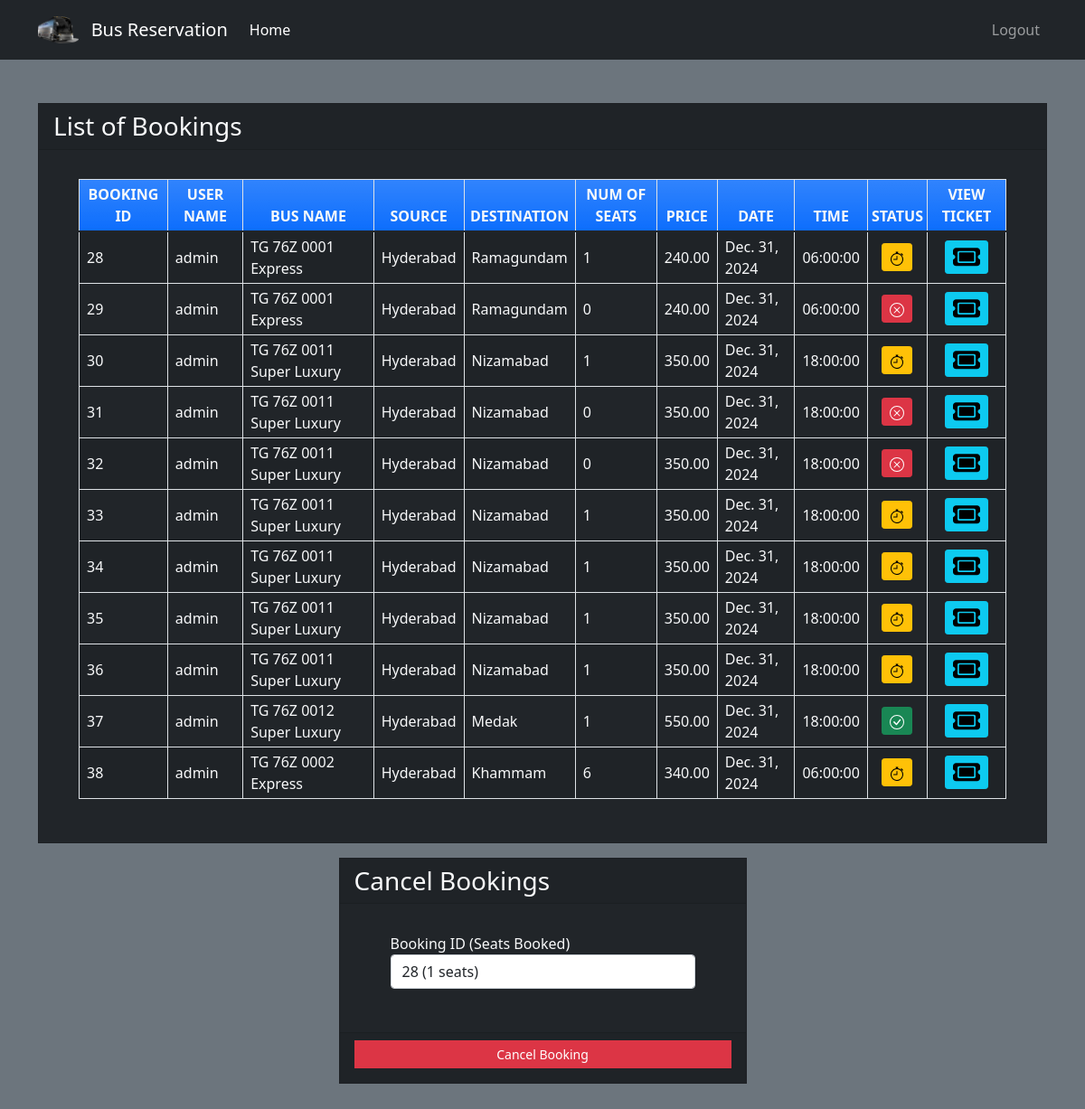
The app's page /seebookings (signed in), older data.
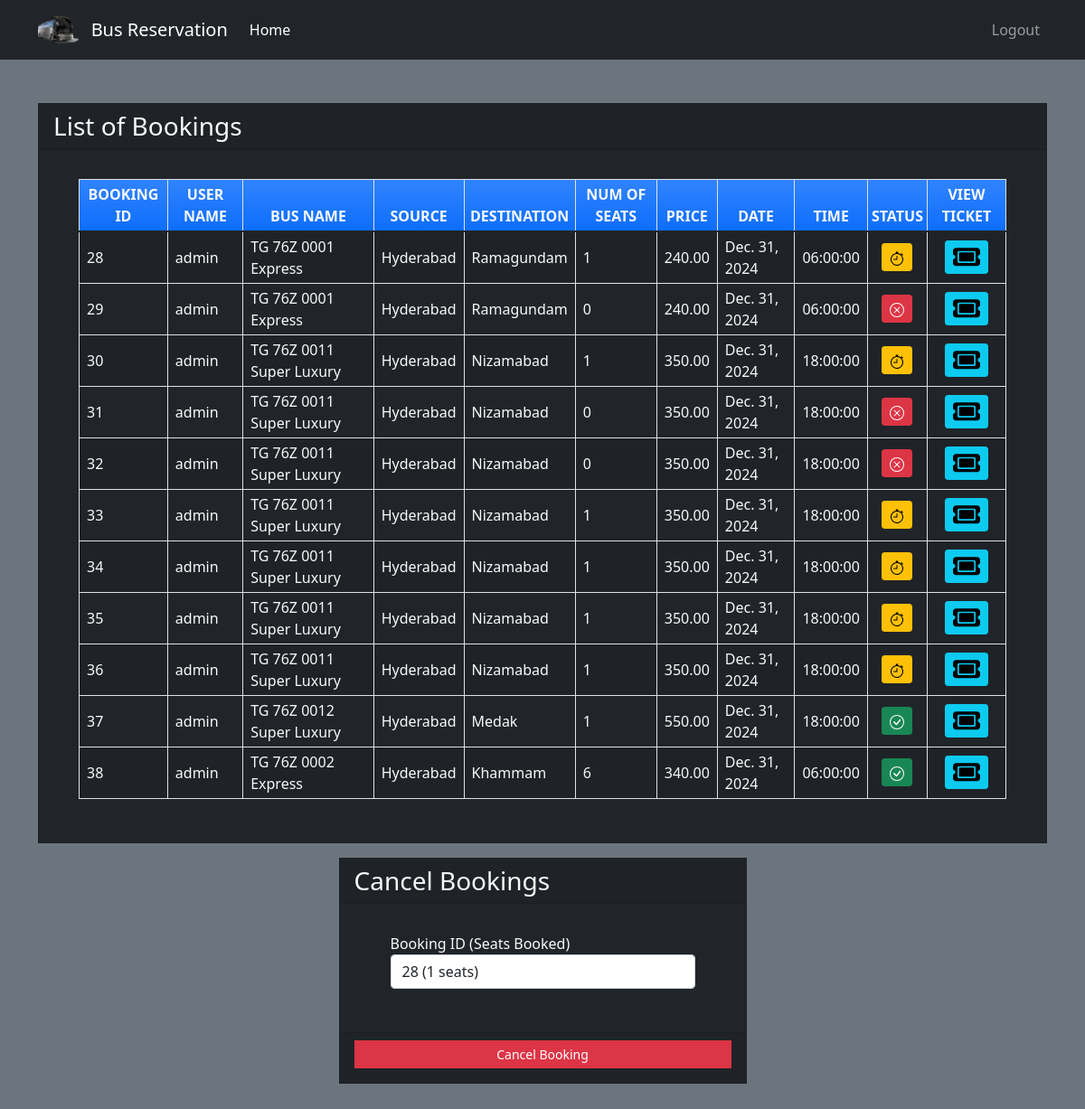
The same page, newer data.
### myapp/models.py (models this page shows, shortened)
class Book(models.Model):
    BOOKED = 'BOOKED'
    CONFIRMED = 'CONFIRMED'
    CANCELLED = 'CANCELLED'
    TICKET_STATUSES = (
        (BOOKED, 'BOOKED'),
        (CONFIRMED, 'CONFIRMED'),
        (CANCELLED, 'CANCELLED'),
    )
    id = models.BigAutoField(primary_key=True)
    email = models.EmailField()
    name = models.CharField(max_length=30)
    userid = models.DecimalField(decimal_places=0, max_digits=4)
    busid = models.DecimalField(decimal_places=0, max_digits=4)
    bus_name = models.CharField(max_length=30)
    source = models.CharField(max_length=30)
    dest = models.CharField(max_length=30)
    nos = models.DecimalField(decimal_places=0, max_digits=2)
    price = models.DecimalField(decimal_places=2, max_digits=6)
    date = models.DateField()
    time = models.CharField(max_length=10)
    status = models.CharField(choices=TICKET_STATUSES, default=BOOKED, max_length=10)
    class Meta:
        verbose_name_plural = "List of Books"

### myapp/views.py (the view)
# urls.py: path('seebookings', views.seebookings, name="seebookings"),
@login_required(login_url='signin')
def seebookings(request,new={}):
    context = {}
    id_r = request.user.id
    book_list = Book.objects.filter(userid=id_r)
    if book_list:
        return render(request, 'a1/booklist.html', locals())
    else:
        context["error"] = "Sorry no buses booked"
        return render(request, 'a1/findbus.html', context)

### myapp/templates/a1/booklist.html (shortened to what the changed rows need)
{% extends 'a1/base.html' %} {% block content %}
<div class="container my-5">
  <div class="card rounded-0 bg-dark text-light">
    <div class="card-body">
      <div class="container-fluid">
        <div class="table-responsive">
          <table class="table table-bordered table-striped">
            <thead>
              <tr class="bg-gradient bg-primary text-light">
                <th class="p-1 text-center">BOOKING ID</th>
                <th class="p-1 text-center">USER NAME</th>
                <th class="p-1 text-center">BUS NAME</th>
                <th class="p-1 text-center">SOURCE</th>
                <th class="p-1 text-center">DESTINATION</th>
                <th class="p-1 text-center">NUM OF SEATS</th>
                <th class="p-1 text-center">PRICE</th>
                <th class="p-1 text-center">DATE</th>
                <th class="p-1 text-center">TIME</th>
                <th class="p-1 text-center">STATUS</th>
                <th class="p-1 text-center">VIEW TICKET</th>
              </tr>
            </thead>
            <tbody>
              {% for row in book_list %}
              <tr>
                <td class="px-2 py-1 align-middle text-light">{{ row.id }}</td>
                <td class="px-2 py-1 align-middle text-light">
                  {{ row.name }}
                </td>
                <td class="px-2 py-1 align-middle text-light">
                  {{ row.bus_name }}
                </td>
                <td class="px-2 py-1 align-middle text-light">
                  {{ row.source }}
                </td>
                <td class="px-2 py-1 align-middle text-light">
                  {{ row.dest }}
                </td>
                <td class="px-2 py-1 align-middle text-light">{{ row.nos }}</td>
                <td class="px-2 py-1 align-middle text-light">
                  {{ row.price }}
                </td>
                <td class="px-2 py-1 align-middle text-light">
                  {{ row.date }}
                </td>
                <td class="px-2 py-1 align-middle text-light">
                  {{ row.time }}
                </td>
                <td class="px-2 py-1 align-middle text-center">
                  {% if row.status == 'BOOKED' %}
                  <div class="btn btn-warning btn-sm" disabled>
                  </div>
                  {% elif row.status == 'CONFIRMED' %}
                  <div class="btn btn-success btn-sm" disabled>
                  </div>
                  {% endif %}
                </td>
                <td class="px-2 py-1 align-middle text-center">
                  <button
                    type="button"
                    class="btn btn-info btn-sm"
                    data-bs-toggle="modal"
                    data-bs-target="#ticketModal{{ row.id }}"
                  >
                  </button>
                </td>
              </tr>
              {% endfor %}
            </tbody>
          </table>
        </div>
      </div>
    </div>
  </div>
</div>
{% endblock %}

Row changes from the older to the newer data that the page shows:
changed Book "TG 76Z 0002 Express": status "BOOKED" → "CONFIRMED" (drawn)
